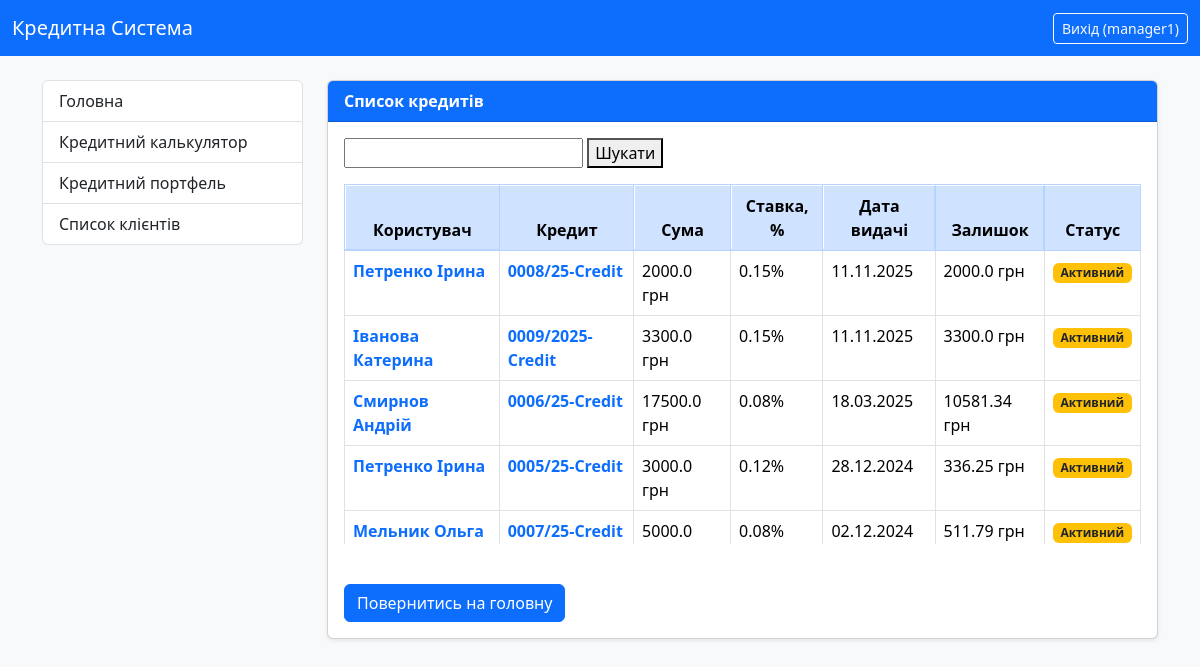
The page /all-credits/ (signed in) on the database its author committed.
### credit_system/models.py (models this page shows, shortened)
class CustomUser(AbstractUser):
    ROLE_CHOICES = (
        ('admin', 'Адмін'),
        ('manager', 'Менеджер'),
        ('client', 'Клієнт'),
    )
    role = models.CharField(
        max_length=10,
        choices=ROLE_CHOICES,
        default='client',
        verbose_name="Роль користувача"
    )
    middle_name = models.CharField(max_length=100, verbose_name="По батькові", blank=True)
    IPN = models.CharField(
        max_length=10,
        unique=True,
        verbose_name="ІПН",
        validators=[numeric_validator],
        null=True,
        blank=True
    )
    phone_number = models.CharField(max_length=20, verbose_name="Номер телефону", blank=True)
    address = models.CharField(max_length=255, verbose_name="Адреса", blank=True)
    date_of_birth = models.DateField(verbose_name="Дата народження", null=True, blank=True)
    SEX_CHOICES = (
        ('m', 'Чоловіча'),  # Значення в базі: 'm', Зображається: 'Чоловіча'
        ('w', 'Жіноча'),  # Значення в базі: 'w', Зображається: 'Жіноча'
    )
    sex = models.CharField(
        max_length=1,
        choices=SEX_CHOICES,
        default='m',
        verbose_name="Стать",
        blank=True,
        null=True
    )
    address_registration = models.CharField(max_length=255, verbose_name="Адреса прописки", blank=True)
    address_residential = models.CharField(max_length=255, verbose_name="Адреса проживання", blank=True)
    place_of_birth = models.CharField(max_length=255, verbose_name="Місце народження", blank=True)
    passport_series = models.CharField(max_length=2, verbose_name="Серія паспорту", blank=True)
    passport_number = models.CharField(max_length=10, verbose_name="Номер паспорту", blank=True)
    passport_vidan = models.CharField(max_length=255, verbose_name="Орган що видав паспорт", blank=True)
    passport_date = models.DateField(verbose_name="Дата видачі паспорта", null=True, blank=True)
    work_place = models.CharField(max_length=100, verbose_name="Місце роботи", blank=True)
    position = models.CharField(max_length=100, verbose_name="Посада", blank=True)
    notes = models.CharField(max_length=255, verbose_name="Нотатки", blank=True)
    @property
    def is_manager(self):
        return self.role == 'manager' or self.is_superuser
    class Meta:
        verbose_name = "Користувач"
        verbose_name_plural = "Користувачі"

class Credit(models.Model):
    user = models.ForeignKey(CustomUser, on_delete=models.CASCADE, related_name='credits', verbose_name="Користувач")
    number = models.CharField(max_length=100, verbose_name="Номер кредиту", blank=True)
    number1 = models.IntegerField(verbose_name="Порядковий номер", null=True, blank=True)
    number2 = models.IntegerField(verbose_name="Рік видачі", null=True, blank=True)
    number3 = models.CharField(max_length=20, verbose_name="Постфікс/Підрозділ", blank=True)
    summa_credit = models.FloatField(verbose_name="Сума кредиту")
    percent = models.FloatField(verbose_name="Добова відсоткова ставка (%)")
    start_date = models.DateField(verbose_name="Дата видачі")
    srok_months = models.IntegerField(verbose_name="Термін кредиту (місяці)")
    day_of_pay = models.IntegerField(default=15, verbose_name="Плановий день оплати")
    purpose = models.CharField(max_length=255, verbose_name="Ціль кредиту", blank=True)
    note = models.TextField(verbose_name="Примітка", blank=True)
    ostatok = models.FloatField(verbose_name="Залишок кредиту")
    closed = models.BooleanField(default=False, verbose_name="Кредит закрит")
    last_pay_date = models.DateField(null=True, blank=True, verbose_name="Дата останнього платежу")
    dolg_percent = models.FloatField(default=0, verbose_name="Борг по оплаті %")
    plan_pay = models.FloatField(verbose_name="Плановий платіж", blank=True)
    class Meta:
        verbose_name = "Кредит"
        verbose_name_plural = "Кредити"
        unique_together = ('number1', 'number2')

### credit_system/views.py (the view, shortened to what this page needs)
# urls.py: path('all-credits/', AllCreditsView.as_view(), name='all_credits_list'),
class AllCreditsView(LoginRequiredMixin, ListView):
    model = Credit
    template_name = 'credit_system/all_credits.html'
    context_object_name = 'credits'
    def get_queryset(self):
        user = self.request.user
        base_queryset = Credit.objects.select_related('user')
        if user.is_superuser or user.is_manager:
            queryset = base_queryset.all()
        else:
            queryset = base_queryset.filter(user=user)
        query = self.request.GET.get('q')
        return queryset.order_by('closed', '-start_date')
    def get_context_data(self, **kwargs):
        context = super().get_context_data(**kwargs)
        context['query'] = self.request.GET.get('q', '')
        return context

### credit_system/templates/credit_system/all_credits.html (shortened to what this page needs)
{% extends "credit_system/base.html" %}
{% block content %}
    <div class="card shadow-sm">
        <div class="card-header bg-primary text-white">
            <strong>Список кредитів</strong>
        </div>
        <div class="card-body">
            <form method="GET" action="{% url 'all_credits_list' %}" class="mb-3">
                <input type="text" name="q" >
                <button type="submit">Шукати</button>
            </form>
            {% if credits %}
                <div class="table-responsive" style="max-height: 360px; overflow-y: auto; position: relative;">
                    <table class="table table-bordered table-hover">
                        <thead class="table-primary text-center">
                            <tr>
                                <th>Користувач</th>
                                <th>Кредит</th>
                                <th>Сума</th>
                                <th>Ставка, %</th>
                                <th>Дата видачі</th>
                                <th>Залишок</th>
                                <th>Статус</th>
                            </tr>
                        </thead>
                        <tbody>
                            {% for credit in credits %}
                                <tr>
                                    <td>
                                        <a href="{% url 'client_detail' credit.user.pk %}?source=credits" class="text-decoration-none fw-bold text-primary">
                                            {{ credit.user.last_name }} {{ credit.user.first_name }}
                                        </a>
                                    </td>
                                    <td>
                                        <a href="{% url 'credit_detail' credit.pk %}" class="text-decoration-none fw-bold text-primary">
                                            {{ credit.number }}
                                        </a>
                                    </td>
                                    <td>{{ credit.summa_credit }} грн</td>
                                    <td>{{ credit.percent }}%</td>
                                    <td>{{ credit.start_date|date:"d.m.Y" }}</td>
                                    <td>{{ credit.ostatok }} грн</td>
                                    <td>
                                    {% if credit.closed %}
                                        <span class="badge bg-success">Закритий</span>
                                    {% else %}
                                        <span class="badge bg-warning text-dark">Активний</span>
                                    {% endif %}
                                    </td>
                                </tr>
                            {% endfor %}
                        </tbody>
                    </table>
                </div>
            {% else %}
                <p>Кредитів не знайдено.</p>
            {% endif %}
            <br><a href="{% url 'index' %}" class="btn btn-primary mt-3">Повернитись на головну</a><br>
        </div>
    </div>
{% endblock %}

### credit_system/templates/credit_system/base.html (shortened to what this page needs)
{% load static %}
<!DOCTYPE html>
<html lang="uk">
<head>
    <link href="https://cdn.jsdelivr.net/npm/bootstrap@5.3.3/dist/css/bootstrap.min.css" rel="stylesheet">
    <link rel="stylesheet" href="{% static 'credit_system/style.css' %}">
</head>
<body class="bg-light">
<nav class="navbar navbar-expand-lg navbar-dark bg-primary">
  <div class="container-fluid">
    <a class="navbar-brand" href="{% url 'index' %}">Кредитна Система</a>
    <div class="d-flex">
      {% if user.is_authenticated %}
        <form method="post" action="{% url 'logout' %}" class="d-inline">
          <button type="submit" class="btn btn-outline-light btn-sm">
            Вихід ({{ user.username }})
          </button>
        </form>
      {% else %}
        <a href="{% url 'login' %}" class="btn btn-outline-light btn-sm">Вхід</a>
      {% endif %}
    </div>
  </div>
</nav>
<div class="container mt-4">
  <div class="row">
    <div class="col-lg-3 mb-3">
      <div class="list-group">
        <a href="{% url 'index' %}" class="list-group-item list-group-item-action">
          Головна
        </a>
        <a href="{% url 'credit_calculator' %}" class="list-group-item list-group-item-action">
          Кредитний калькулятор
        </a>
        {% if user.is_authenticated %}
            {% if user.is_superuser or user.is_manager %}
                <a href="{% url 'all_credits_list' %}" class="list-group-item list-group-item-action">
                    Кредитний портфель
                </a>
                <a href="{% url 'all_clients_list' %}" class="list-group-item list-group-item-action">
                    Список клієнтів
                </a>
            {% elif user.is_client %}
                <a href="{% url 'user_credits_list' %}" class="list-group-item list-group-item-action">
                    Мої кредити
                </a>
            {% endif %}
        {% endif %}
      </div>
    </div>
    <div class="col-lg-9">
      {% block content %}
      {% endblock %}
    </div>
  </div>
</div>
</body>
</html>

### credit_system/static/credit_system/style.css (style rules this page uses)
body { background-color: #f8f9fa; }
.table-responsive { max-height: 300px; overflow-y: auto; }
.table-responsive thead th { position: sticky; top: 0; background-color: #cfe2ff; z-index: 2; }
.card { overflow: visible !important; }
.table-responsive { max-height: 300px; overflow-y: auto; position: relative; }
.table.table-bordered { border-collapse: collapse; }
.table-responsive thead th { position: sticky; top: 0; z-index: 6; background-color: #cfe2ff; border: 1px solid #b6d4fe; box-shadow: inset 0 -1px 0 #b6d4fe, 0 1px 1px rgba(0,0,0,0.04); transform: translateZ(0); }
.table thead th { border-bottom: 2px solid #b6d4fe !important; }
.table tbody td { border: 1px solid #dee2e6; }
.table thead tr > th + th { box-shadow: -1px 0 0 #b6d4fe inset; }
.table-responsive thead { transform: translateZ(0); backface-visibility: hidden; will-change: transform; }
.table-responsive thead th { -webkit-font-smoothing: antialiased; -moz-osx-font-smoothing: grayscale; }

### rows shown on the page
CustomUser: username "manager1"
Credit: user.last_name "Петренко", user.first_name "Ірина", number "0008/25-Credit", summa_credit "2000.0", percent "0.15", start_date "11.11.2025", ostatok "2000.0", closed "Активний"
Credit: user.last_name "Іванова", user.first_name "Катерина", number "0009/2025-Credit", summa_credit "3300.0", percent "0.15", start_date "11.11.2025", ostatok "3300.0", closed "Активний"
Credit: user.last_name "Смирнов", user.first_name "Андрій", number "0006/25-Credit", summa_credit "17500.0", percent "0.08", start_date "18.03.2025", ostatok "10581.34", closed "Активний"
Credit: user.last_name "Петренко", user.first_name "Ірина", number "0005/25-Credit", summa_credit "3000.0", percent "0.12", start_date "28.12.2024", ostatok "336.25", closed "Активний"
Credit: user.last_name "Мельник", user.first_name "Ольга", number "0007/25-Credit", summa_credit "5000.0", percent "0.08", start_date "02.12.2024", ostatok "511.79", closed "Активний"
